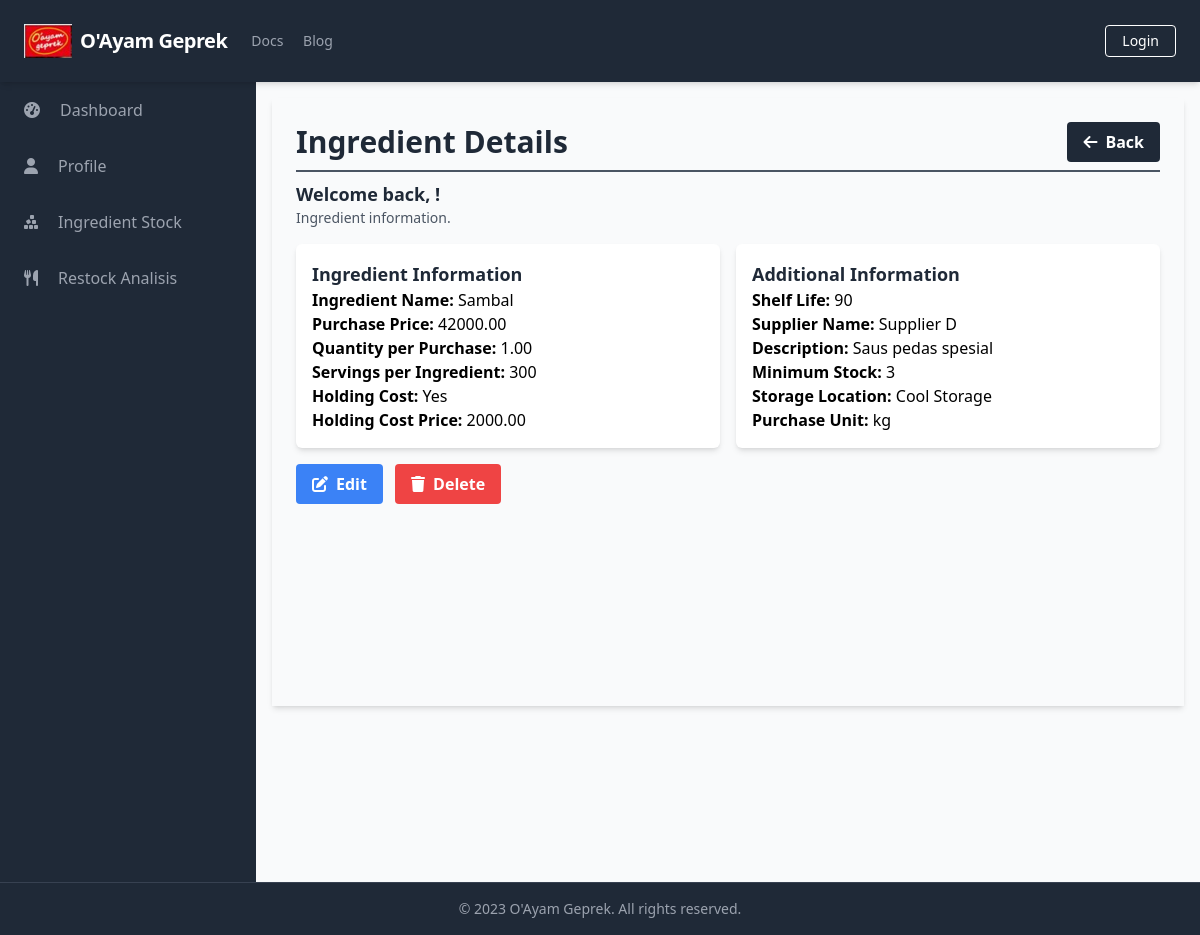
Before: /manage_ingredients/manage_ingredients_detail.php?id=4 with the older database file.
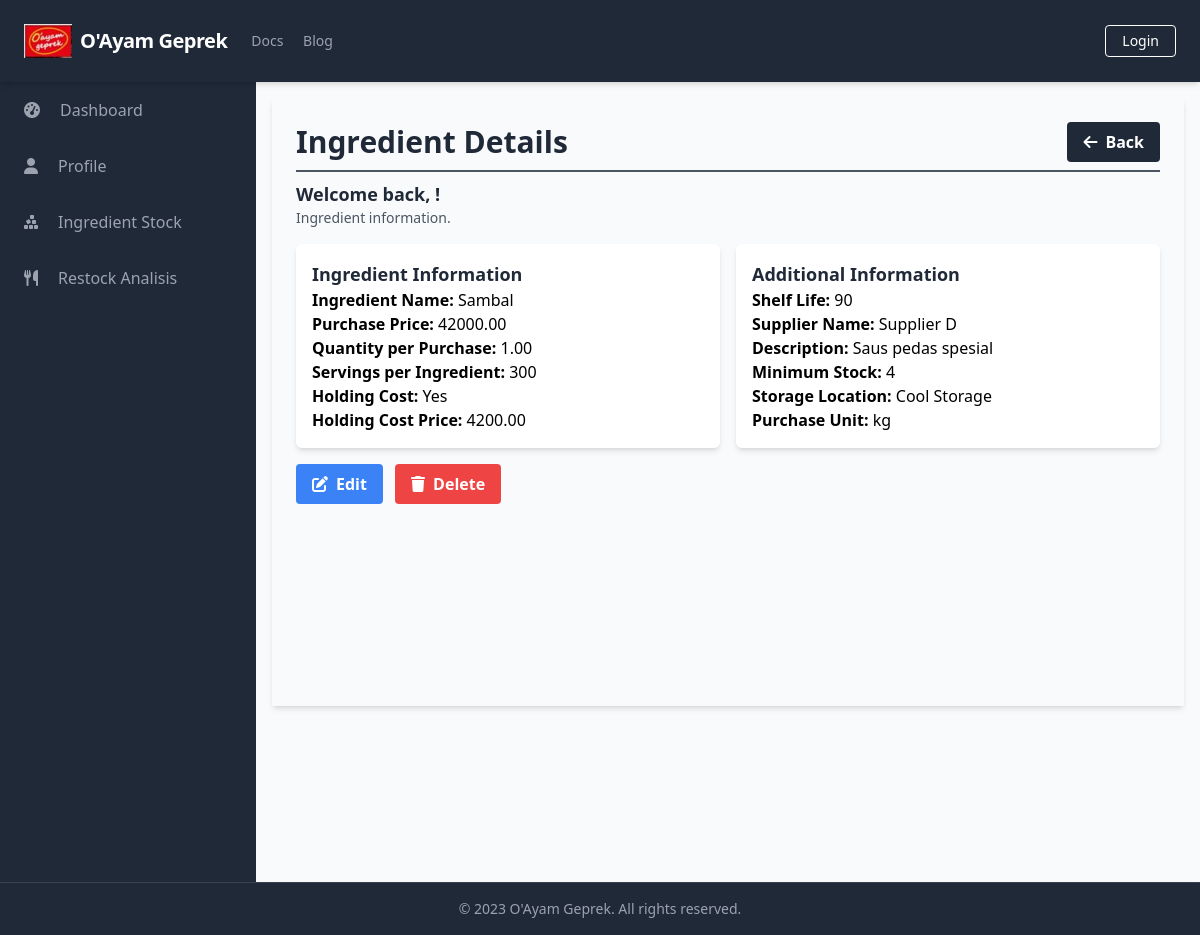
After: the same page with the newer database file.
### tables this page shows
CREATE TABLE `Ingredients` (
  `IngredientID` int(11) NOT NULL,
  `IngredientName` varchar(255) NOT NULL,
  `PurchasePrice` decimal(10,2) NOT NULL,
  `QuantityPerPurchase` decimal(10,2) NOT NULL,
  `ServingsPerIngredient` int(11) NOT NULL,
  `HoldingCost` tinyint(1) NOT NULL,
  `HoldingCostPrice` decimal(10,2) DEFAULT NULL,
  `ShelfLife` int(11) DEFAULT NULL,
  `SupplierName` varchar(255) DEFAULT NULL,
  `Description` text DEFAULT NULL,
  `MinimumStock` int(11) DEFAULT NULL,
  `StorageLocation` varchar(50) DEFAULT NULL,
  `PurchaseUnit` varchar(50) NOT NULL,
  `UsagePerDay` decimal(10,2) DEFAULT NULL,
  `UsagePerMonth` decimal(10,2) DEFAULT NULL,
  `OrderCost` decimal(10,2) DEFAULT NULL,
  `HoldingCostPercentage` decimal(5,2) DEFAULT NULL
);

### public/manage_ingredients/manage_ingredients_detail.php (the view, shortened to what the changed rows need)
<?php
require_once('../../database/connection.php');
$ingredientID = '';
$errors = array();
$ingredientData = array();
if (isset($_GET['id'])) {
    $ingredientID = $_GET['id'];
    $query = "SELECT * FROM Ingredients WHERE IngredientID = $ingredientID";
    $result = $conn->query($query);
    if ($result->num_rows > 0) {
        $ingredientData = $result->fetch_assoc();
    } else {
        $errors[] = "Ingredient not found.";
    }
}
?>
<?php include_once('../components/header.php'); ?>
<div class="h-screen flex flex-col">
    <div class="flex-grow bg-gray-50 flex flex-row shadow-md">
        <main class="bg-gray-50 flex flex-col flex-1 overflow-y-scroll h-screen flex-shrink-0 sc-hide pb-40">
            <div class="flex items-start justify-start p-6 shadow-md m-4 flex-1 flex-col">
                <div class="flex flex-row justify-between items-center w-full border-b-2 border-gray-600 mb-2 pb-2">
                    <h1 class="text-3xl text-gray-800 font-semibold w-full">Ingredient Details</h1>
                </div>
                <div class="flex flex-col w-full">
                    <div class="flex flex-row justify-between items-center w-full mb-2 pb-2">
                        <div>
                            <h2 class="text-lg text-gray-800 font-semibold">Welcome back, <?php echo $_SESSION['FullName']; ?>!</h2>
                        </div>
                    </div>
                    <?php if (!empty($ingredientData)) : ?>
                        <div class="grid grid-cols-2 gap-4">
                            <div class="bg-white shadow-md p-4 rounded-md">
                                <h3 class="text-lg font-semibold text-gray-800">Ingredient Information</h3>
                                <p><strong>Ingredient Name:</strong> <?php echo $ingredientData['IngredientName']; ?></p>
                                <p><strong>Purchase Price:</strong> <?php echo $ingredientData['PurchasePrice']; ?></p>
                                <p><strong>Quantity per Purchase:</strong> <?php echo $ingredientData['QuantityPerPurchase']; ?></p>
                                <p><strong>Servings per Ingredient:</strong> <?php echo $ingredientData['ServingsPerIngredient']; ?></p>
                                <p><strong>Holding Cost:</strong> <?php echo $ingredientData['HoldingCost'] ? 'Yes' : 'No'; ?></p>
                                <p><strong>Holding Cost Price:</strong> <?php echo $ingredientData['HoldingCostPrice']; ?></p>
                            </div>
                            <div class="bg-white shadow-md p-4 rounded-md">
                                <h3 class="text-lg font-semibold text-gray-800">Additional Information</h3>
                                <p><strong>Shelf Life:</strong> <?php echo $ingredientData['ShelfLife']; ?></p>
                                <p><strong>Supplier Name:</strong> <?php echo $ingredientData['SupplierName']; ?></p>
                                <p><strong>Description:</strong> <?php echo $ingredientData['Description']; ?></p>
                                <p><strong>Minimum Stock:</strong> <?php echo $ingredientData['MinimumStock']; ?></p>
                                <p><strong>Storage Location:</strong> <?php echo $ingredientData['StorageLocation']; ?></p>
                                <p><strong>Purchase Unit:</strong> <?php echo $ingredientData['PurchaseUnit']; ?></p>
                            </div>
                        </div>
                        <div class="mt-4">
                            <a href="manage_ingredients_update.php?id=<?php echo $ingredientID; ?>" class="bg-blue-500 hover:bg-blue-700 text-white font-bold py-2 px-4 rounded inline-flex items-center mr-2">
                                <i class="fas fa-edit mr-2"></i>
                                <span>Edit</span>
                            </a>
                            <a href="#" onclick="confirmDelete(<?php echo $ingredientID; ?>)" class="bg-red-500 hover:bg-red-700 text-white font-bold py-2 px-4 rounded inline-flex items-center">
                                <i class="fas fa-trash mr-2"></i>
                                <span>Delete</span>
                            </a>
                        </div>
                    <?php else : ?>
                        <div class="bg-white shadow-md p-4 rounded-md">
                            <p>No ingredient data available.</p>
                        </div>
                    <?php endif; ?>
                </div>
            </div>
        </main>
    </div>
</div>
</body>
</html>

Changed rows visible on the page:
changed ingredients "Sambal": HoldingCostPrice "2000.00" → "4200.00"; MinimumStock "3" → "4"
